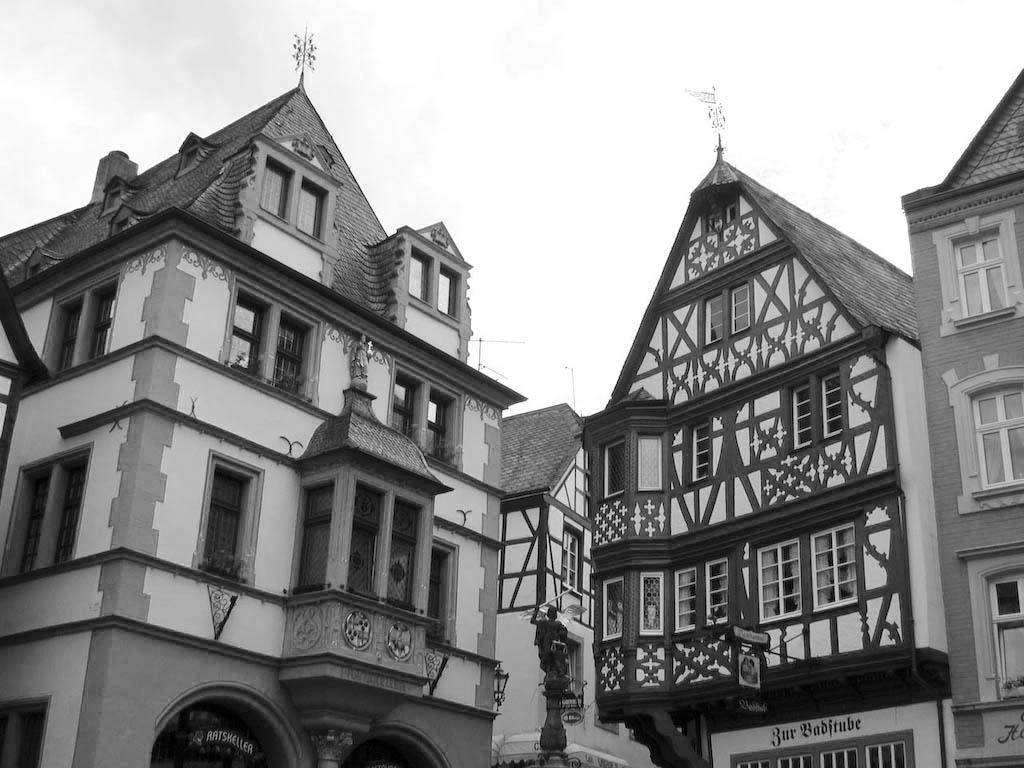
#> input picture day10/img1.jpeg, 1024 x 768 px
$ python p2.py
#> lines starting #> are read from the running program, lines starting #| are printed output that depends on the picture
''' Write a program to detect the lines inn horizontal and verticle directions in the given image with suitable masks'''

import cv2
import numpy as np
from scipy import ndimage


image = cv2.imread('img1.jpeg',0)
#> image is the input picture: shape (768, 1024); min 0, max 255, mean 141.3
cv2.imshow("original",image)

kernel_laplace1 = np.array([np.array([-1, -1, -1]), np.array([2, 2, 2]), np.array([-1, -1, -1])])
print(kernel_laplace1, 'is for horizontal')


out_h = ndimage.convolve(image , kernel_laplace1, mode='reflect')
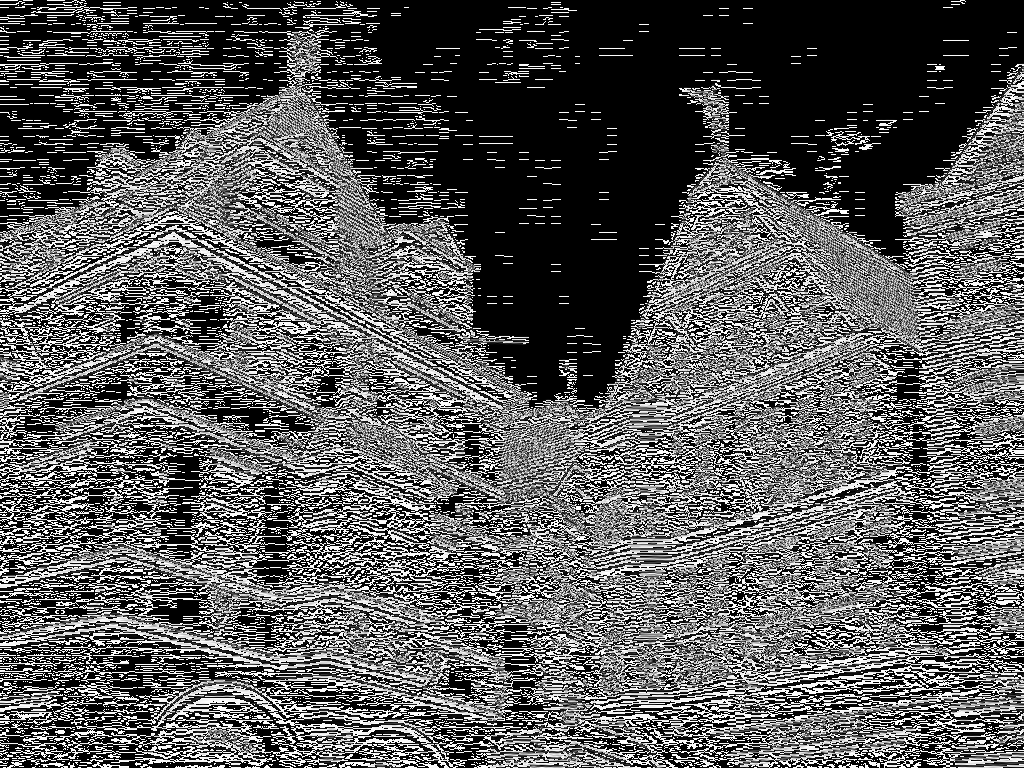
#> out_h: shape (768, 1024); min 0, max 255, mean 90.6

kernel_laplace2 = np.array([np.array([-1, 2, -1]), np.array([-1, 2, -1]), np.array([-1, 2, -1])])
print(kernel_laplace2, 'is for verical')

out_v = ndimage.convolve(image , kernel_laplace2, mode='reflect')
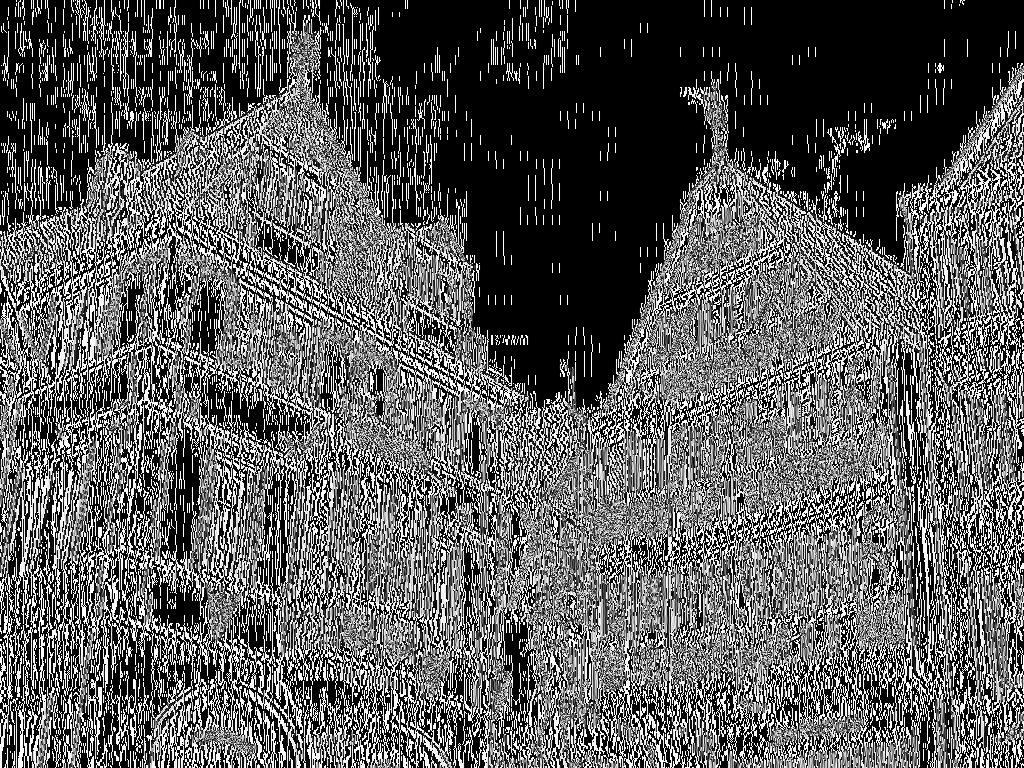
#> out_v: shape (768, 1024); min 0, max 255, mean 91.2

cv2.imshow("Horizontal",out_h)
cv2.imshow("Vertical",out_v)

cv2.waitKey(0)
cv2.destroyAllWindows()

$ run again, with day10/img2.jpeg copied over day10/img1.jpeg
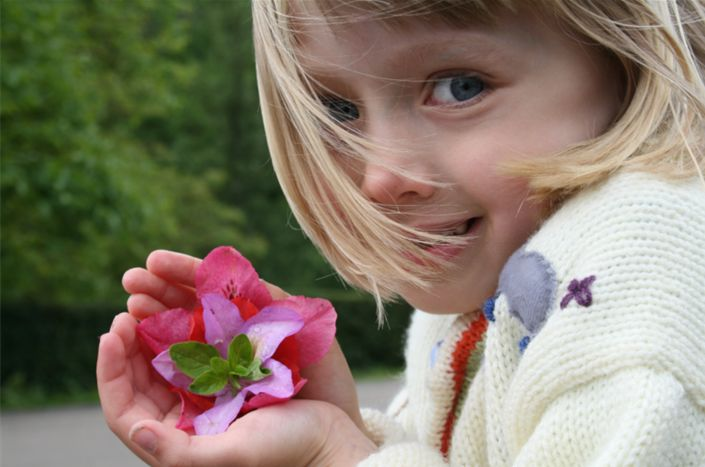
#> input picture day10/img2.jpeg, 705 x 467 px
#> `out_h = ndimage.convolve(image , kernel_laplace1, mode='reflect')`:
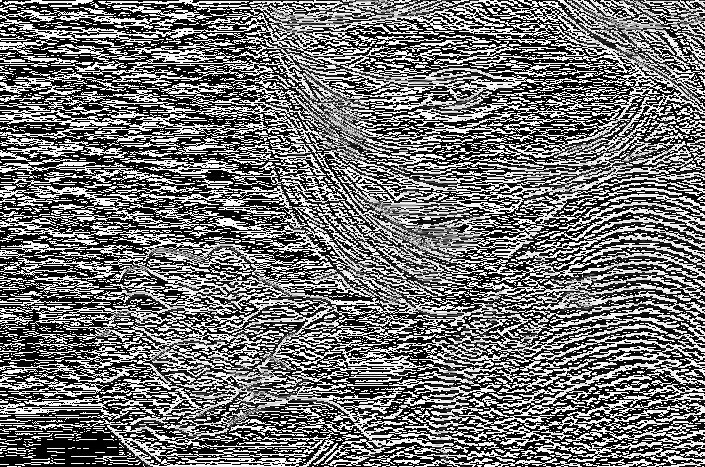
#> out_h: shape (467, 705); min 0, max 255, mean 114.5
#> `out_v = ndimage.convolve(image , kernel_laplace2, mode='reflect')`:
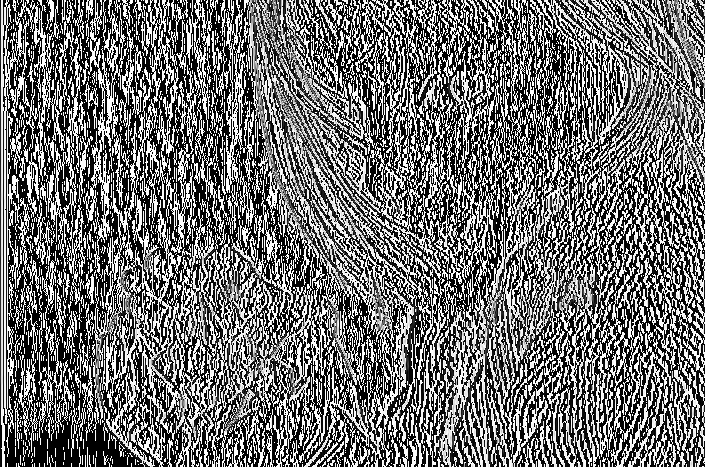
#> out_v: shape (467, 705); min 0, max 255, mean 113

$ run again, with day10/img3.jpeg copied over day10/img1.jpeg
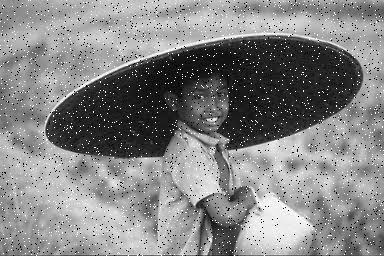
#> input picture day10/img3.jpeg, 384 x 256 px
#> image is the input picture: shape (256, 384); min 0, max 255, mean 132.5
#> `out_h = ndimage.convolve(image , kernel_laplace1, mode='reflect')`:
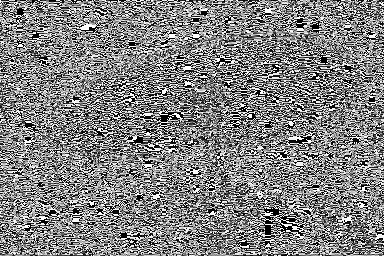
#> out_h: shape (256, 384); min 0, max 255, mean 129.2
#> `out_v = ndimage.convolve(image , kernel_laplace2, mode='reflect')`:
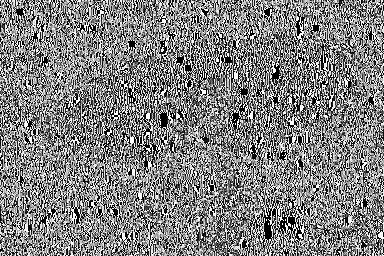
#> out_v: shape (256, 384); min 0, max 255, mean 128.7

$ run again, with day10/img4.jpeg copied over day10/img1.jpeg
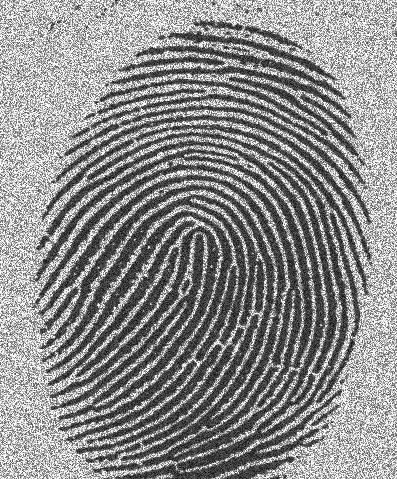
#> input picture day10/img4.jpeg, 397 x 479 px
#> image is the input picture: shape (479, 397); min 0, max 255, mean 138.8
#> `out_h = ndimage.convolve(image , kernel_laplace1, mode='reflect')`:
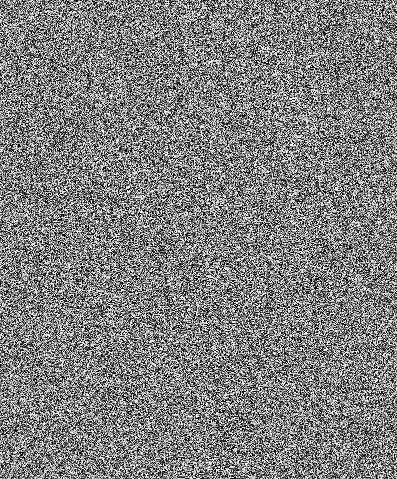
#> out_h: shape (479, 397); min 0, max 255, mean 127.9
#> `out_v = ndimage.convolve(image , kernel_laplace2, mode='reflect')`:
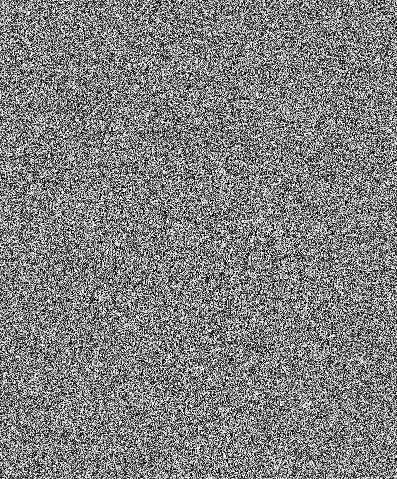
#> out_v: shape (479, 397); min 0, max 255, mean 128
